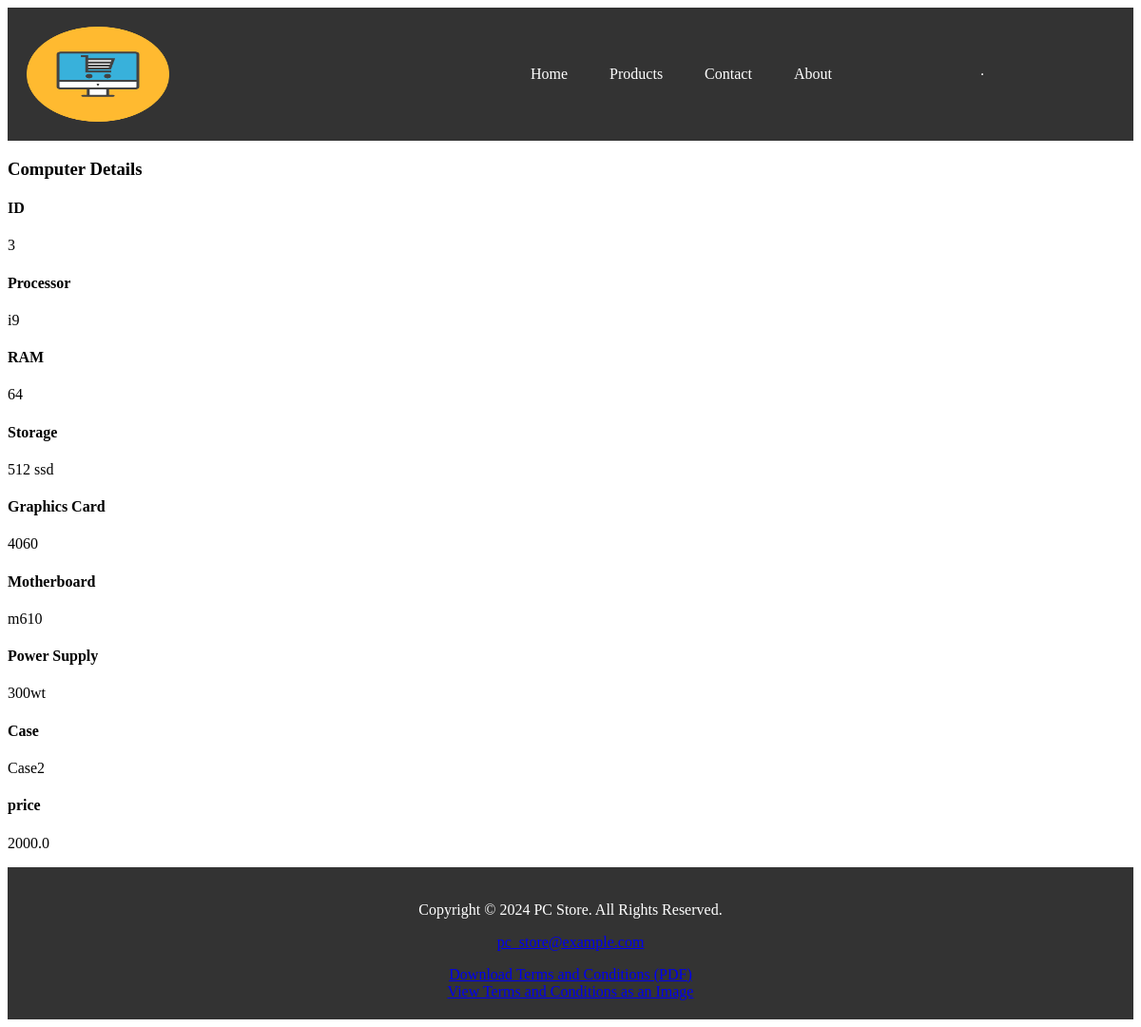
Page /book/3 on the committed database.
### apps/bookmodule/models.py (models this page shows)
class PCS(models.Model):
    id = models.BigAutoField(auto_created=True, primary_key=True, serialize=False, verbose_name='ID')
    Processor = models.CharField(max_length = 50)
    RAM = models.CharField(max_length = 50)
    Storage = models.CharField(max_length = 50)
    graphics_card = models.CharField(max_length = 50)
    Motherboard	 = models.CharField(max_length = 50)
    Power_Supply = models.CharField(max_length = 50)
    Case = models.CharField(max_length = 50)
    price = models.FloatField(default = 0.0)

### apps/bookmodule/views.py (the view)
# urls.py: path('book/<int:bId>', views.book,name='book'),
def book(request, bId):
    obj = PCS.objects.get(id = bId)
    return render(request, 'bookmodule/book.html', {"obj":obj})

### apps/templates/bookmodule/book.html (shortened to what this page needs)
{% extends "layouts/base_book.html" %}
{% block content %}
<h3>Computer Details</h3>
 <h4>ID</h4>
<p>{{obj.id}}</p>
<h4>Processor</h4>
<p>{{obj.Processor}}</p>
<h4>RAM</h4>
<p>{{obj.RAM}}</p>
<h4>Storage</h4>
<p>{{obj.Storage}}</p>
<h4>Graphics Card</h4>
<p>{{obj.graphics_card}}</p>
<h4>Motherboard</h4>
<p>{{obj.Motherboard}}</p>
<h4>Power Supply</h4>
<p>{{obj.Power_Supply}}</p>
<h4>Case</h4>
<p>{{obj.Case}}</p>
<h4>price</h4>
<p>{{obj.price}}</p>
{% endblock %}

### rows in the picture
PCS: id "3", Processor "i9", RAM "64", Storage "512 ssd", graphics_card "4060", Motherboard "m610", Power_Supply "300wt", Case "Case2", price "2000.0"
